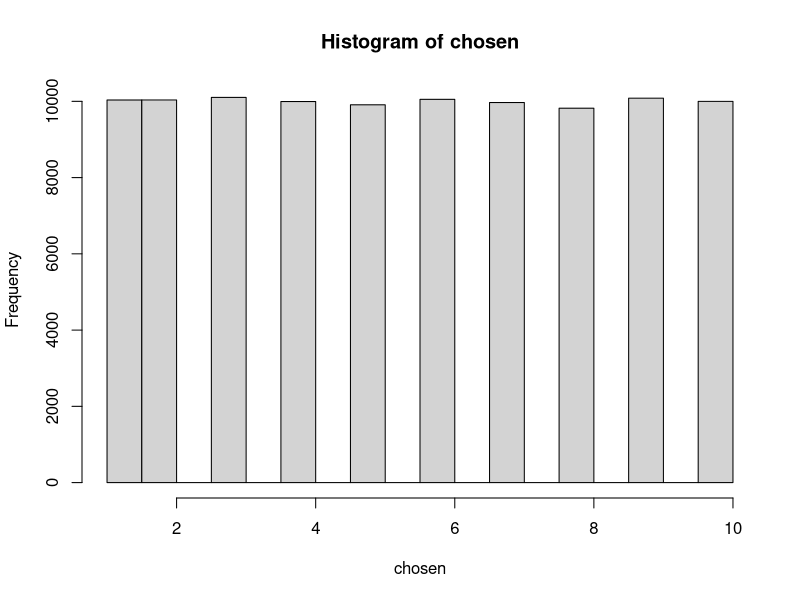
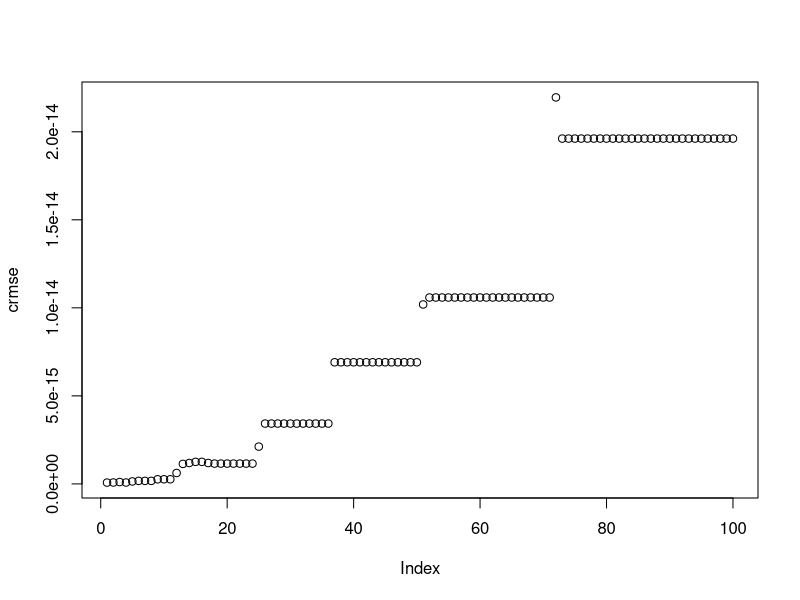
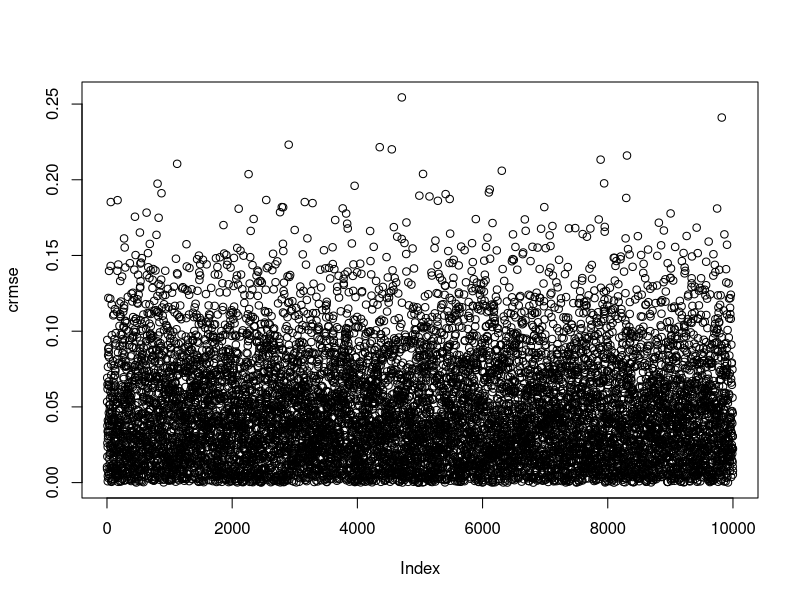
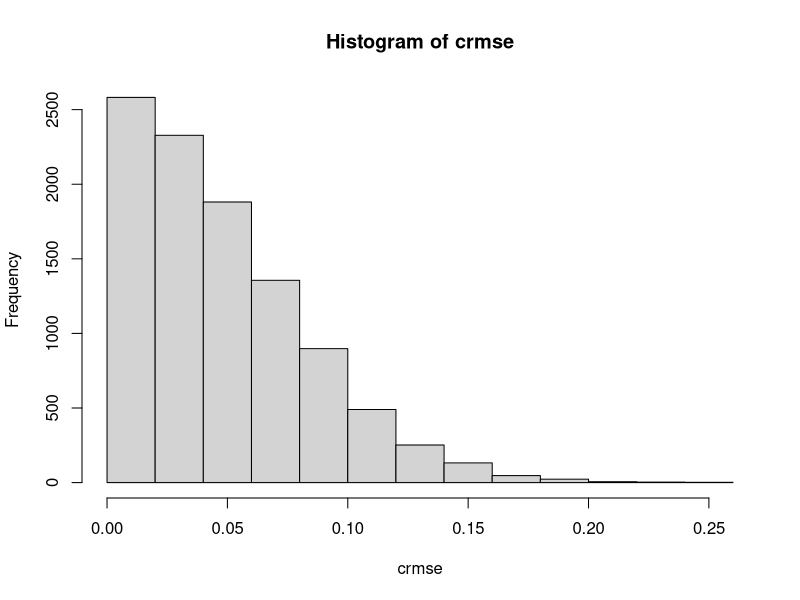
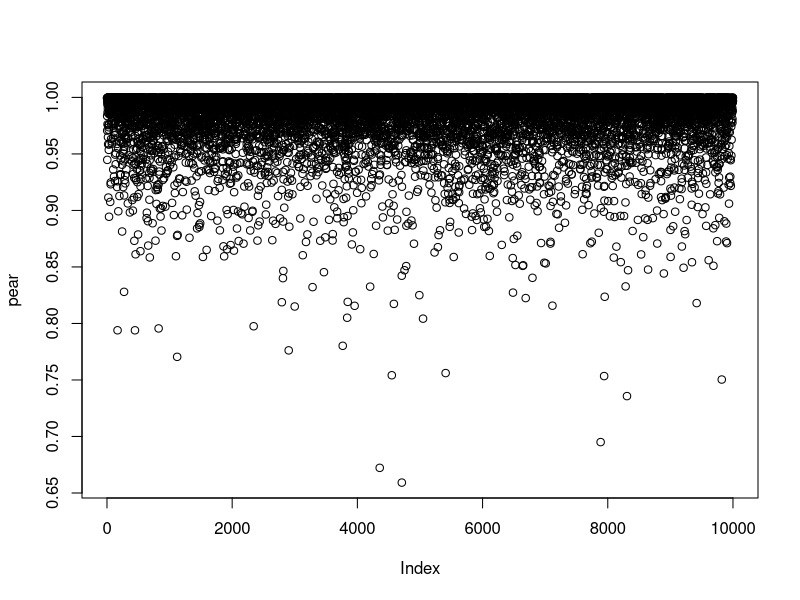

Reproduce these figures in R, in order. (Note: this script raises an error after producing the figures.)
install.packages('ggplot2')
library(ggplot2)

# sampling distribution
# --> all numbers are evenly drawn
chosen = c()
x = c(1,2,3,4,5,6,7,8,9,10)
for (i in seq(0, 100000)) {
  chosen = c(chosen, sample(x,1))
}
hist(chosen)


y = c(1,2,3,4,5,6,7,8)
for (i in seq(1,length(y))){
  x = c(1,2,3,4,5,6,7,8)
  sampled = sample(x, 2)
  x[sampled[1]] = sampled[2]
  x[sampled[2]] = sampled[1]
}

# Random tries on how the cRMSE is influenced by alterations to its series
x = c(0.1,0.2,0.3,0.4,0.5,0.6,0.7,0.8,0.9,1.0)
# x = c(1,2,3,4,5,6,7,9,8,10)
y = c(1.0,0.2,0.3,0.4,0.5,0.6,0.7,0.8,0.9,0.1)
# y = c(1,2,3,4,5,6,7,8,9,10)
nvariables = length(x)
x_series = x - mean(x)
y_series = y - mean(y)
# calculate cRMSE
sqrt(sum((y_series-x_series)**2)/length(x))


ntries = 10000
nvariables = 10
exp_err = 0.2
eucl = c()
man = c()
cram = c()
crmse = c()
pear = c()

# How does the cRMSE progress with a growing series?
### No, the series are centered to the mean. Therefore,
### as long as a vector with same values is added to the 
### initial series, no effect (other than the rounding error)
### can be observed/expected. 
crmse = c()
ntries = 100
x = c(0.1,0.2,0.3,0.4,0.5,0.6,0.7,0.8,0.9,1.0)
y = c(1.1,1.2,1.3,1.4,1.5,1.6,1.7,1.8,1.9,2.0)
y_series = y - mean(y)
j = 0
for (i in seq(1,ntries)) {
  x = x + c(0.1,0.1,0.1,0.1,0.1,0.1,0.1,0.1,0.1,0.1) * j
  x_series = x - mean(x)
  print(x_series)
  crmse = c(crmse, sqrt(sum((y_series - x_series)**2)/length(x)))
  j = j + 1
}
plot(crmse)

# Wich influence does the alteration of one variable have? 
# Not the exchange but the actual alteration of one value with
# a value of the normal distribution
ntries = 10000
nvariables = 10
exp_err = 0.2
crmse = c()
pear = c()
j = 10
for (i in seq(1,ntries)){
  x = c(0.1,0.2,0.3,0.4,0.5,0.6,0.7,0.8,0.9,1.0)
  y = c(0.1,0.2,0.3,0.4,0.5,0.6,0.7,0.8,0.9,1.0)
  sampled = sample(x, 1)
  subtracted = sampled - rnorm(2,sd=exp_err)
  x[which(x == sampled)] = subtracted[1]
  #x[sampled[2]] = subtracted[2]
  x_series = x - mean(x)
  y_series = y - mean(y)
  crmse = c(crmse,sqrt(sum((y_series-x_series)**2)/nvariables))
  print(x)
  print(y)
  pear = c(pear, cor(y_series,x_series, method='pearson'))
}
plot(crmse)
hist(crmse)
plot(pear)

# Check what influence the permutation of two positions has on the crmse
ntries = 100000
crmse = c()
dist_x = c()
dist_y = c()
pos = c(1,2,3,4,5,6,7,8,9,10)
for (i in seq(1,ntries)){
  x = c(0.1,0.2,0.3,0.4,0.5,0.6,0.7,0.8,0.9,1.0)
  # x = c(1,2,3,4,5,6,7,8,9,10)
  y = c(1.1,1.2,1.3,1.4,1.5,1.6,1.7,1.8,1.9,2.0)
  # y = c(1,2,3,4,5,6,7,8,9,10)
  nvariables = length(x)
  sampled = sample(pos, 2)
  x_sampled = x[which(x == sampled[1])]
  x[which(x == sampled[1])] = x[which(x == sampled[2])]
  x[which(x == sampled[2])] = x_sampled
  dist_x = c(dist_x, abs(sampled[1] - sampled[2]))
#   sampled = sample(pos, 2)
#   y_sampled = y[sampled[1]]
#   y[sampled[1]] = y[sampled[2]]
#   y[sampled[2]] = y_sampled
  x_series = x - mean(x)
  y_series = y - mean(y)
  # dist_y = c(dist_y, abs(sampled[1] - sampled[2]))
  crmse = c(crmse,sqrt(sum((y_series-x_series)**2)/nvariables))
}
plot(crmse)
hist(crmse)
plot(dist_x, crmse)
ggplot(data.frame(crmse), aes(x=crmse)) + 
  geom_histogram(fill = "white", colour = "black") + 
  labs(title = "Influence on the cRMSE of permutating one series", x = "cRMSE", y = "Count") +
  theme_bw() + #has to be placed before the other theme definitions
  theme(plot.title = element_text(size = rel(2)), 
        axis.title = element_text(size = rel(2)), 
        axis.text = element_text(size = rel(2)))

# how is the cRMSE influenced by the uncertainty?
ntries = 10000
exp_err = 0.2
crmse = c()
for (i in seq(1,ntries)){
  # a = c(1,2,3,4,5,6,7,8,9,10)
  a = c(0.1,0.2,0.3,0.4,0.5,0.6,0.7,0.8,0.9,0.10)
  a_n = rnorm(length(a),sd=exp_err)
  b_n = rnorm(length(a),sd=exp_err)
  a = a + a_n
  b = a + b_n
  ab = list(a,b)
  a_series = a - mean(a)
  b_series = b - mean(b)
  crmse = c(crmse,sqrt(sum((b_series-a_series)**2)/length(a)))
}
plot(crmse)
hist(crmse)
ggplot(data.frame(crmse), aes(x=crmse)) + 
  geom_histogram(fill = "white", colour = "black") + 
  labs(title = "Influence of uncertainty on cRMSE", x = "cRMSE", y = "Count") +
  theme_bw() + #has to be placed before the other theme definitions
  theme(plot.title = element_text(size = rel(2)), 
        axis.title = element_text(size = rel(2)), 
        axis.text = element_text(size = rel(2)))



#### Is the influence of the uncertainty independent of the value range? ####
## Write the loop for the crmse_2 values new!!
### These plots are already finished in another script!
cRMSE_broad = c()
cRMSE_2 = c()
cRMSE_3 = c()
cRMSE_4 = c()
cRMSE_narrow = c()

pear_broad = c()
pear_2 = c()
pear_3 = c()
pear_4 = c()
pear_narrow = c()

ntries = 1000
for (i in seq(1,ntries)){
  a = c(5,6,7,8,9)
  a_n = rnorm(length(a),sd=exp_err)
  b_n = rnorm(length(a),sd=exp_err)
  a = a + a_n
  b = a + b_n
  ab = list(a,b)
  a_series = a - mean(a)
  b_series = b - mean(b)
  
  cRMSE_broad = c(cRMSE_broad,sqrt(sum((b_series-a_series)**2)/length(a)))
  pear_broad = c(pear_broad, cor(a_series,b_series, method='pearson'))
}

for (i in seq(1,ntries)){
  a = c(5.75,6.5,7.25,8.0,8.75)
  a_n = rnorm(length(a),sd=exp_err)
  b_n = rnorm(length(a),sd=exp_err)
  a = a + a_n
  b = a + b_n
  ab = list(a,b)
  a_series = a - mean(a)
  b_series = b - mean(b)
  cRMSE_2 = c(cRMSE_2,sqrt(sum((b_series-a_series)**2)/length(a)))
  pear_2 = c(pear_2, cor(a_series,b_series, method='pearson'))
}

for (i in seq(1,ntries)){
  a = c(5.5,6.0,6.5,7.0,7.5)
  a_n = rnorm(length(a),sd=exp_err)
  b_n = rnorm(length(a),sd=exp_err)
  a = a + a_n
  b = a + b_n
  ab = list(a,b)
  a_series = a - mean(a)
  b_series = b - mean(b)
  cRMSE_3 = c(cRMSE_3,sqrt(sum((b_series-a_series)**2)/length(a)))
  pear_3 = c(pear_3, cor(a_series,b_series, method='pearson'))
}

for (i in seq(1,ntries)){
  a = c(5.2,5.4,5.6,5.8,6.0)
  a_n = rnorm(length(a),sd=exp_err)
  b_n = rnorm(length(a),sd=exp_err)
  a = a + a_n
  b = a + b_n
  ab = list(a,b)
  a_series = a - mean(a)
  b_series = b - mean(b)
  cRMSE_4 = c(cRMSE_4,sqrt(sum((b_series-a_series)**2)/length(a)))
  pear_4 = c(pear_4, cor(a_series,b_series, method='pearson'))
}

for (i in seq(1,ntries)){
  a = c(5.1,5.2,5.3,5.4,5.6)
  a_n = rnorm(length(a),sd=exp_err)
  b_n = rnorm(length(a),sd=exp_err)
  a = a + a_n
  b = a + b_n
  ab = list(a,b)
  a_series = a - mean(a)
  b_series = b - mean(b)
  cRMSE_narrow = c(cRMSE_narrow,sqrt(sum((b_series-a_series)**2)/length(a)))
  pear_narrow = c(pear_narrow, cor(a_series,b_series, method='pearson'))
}

corrs = data.frame(pear_broad,
                   pear_2,
                   pear_3,
                   pear_4,
                   pear_narrow,
                   cRMSE_narrow,
                   cRMSE_2,
                   cRMSE_3,
                   cRMSE_4,
                   cRMSE_broad)
ggplot(corrs) + geom_density(aes(pear_narrow),size=1.1) + 
  geom_density(aes(pear_broad),colour="red",size=1.1) +
  geom_density(aes(pear_2),colour="green",size=1.1) + 
  geom_density(aes(pear_3),colour="yellow",size=1.1) + 
  geom_density(aes(pear_4),colour="orange",size=1.1) +
  labs(title = "Influence of value range and uncertainty Pearson", x = "Series", y = "Density") +
  theme_bw() +
  theme(plot.title = element_text(size = rel(2)), 
        axis.title = element_text(size = rel(2)), 
        axis.text = element_text(size = rel(2)))
  
ggplot(corrs) + geom_density(aes(cRMSE_narrow),size=1.1) + 
  geom_density(aes(cRMSE_narrow),colour="blue",size=1.1) +
  geom_density(aes(cRMSE_2),colour="green",size=1.1) + 
  geom_density(aes(cRMSE_3),colour="yellow",size=1.1) + 
  geom_density(aes(cRMSE_4),colour="orange",size=1.1) +
  theme_bw() +
  labs(title = "Influence of value range and uncertainty cRMSE", x = "Series", y = "Density") +
  theme(plot.title = element_text(size = rel(2)), 
        axis.title = element_text(size = rel(2)), 
        axis.text = element_text(size = rel(2)))
